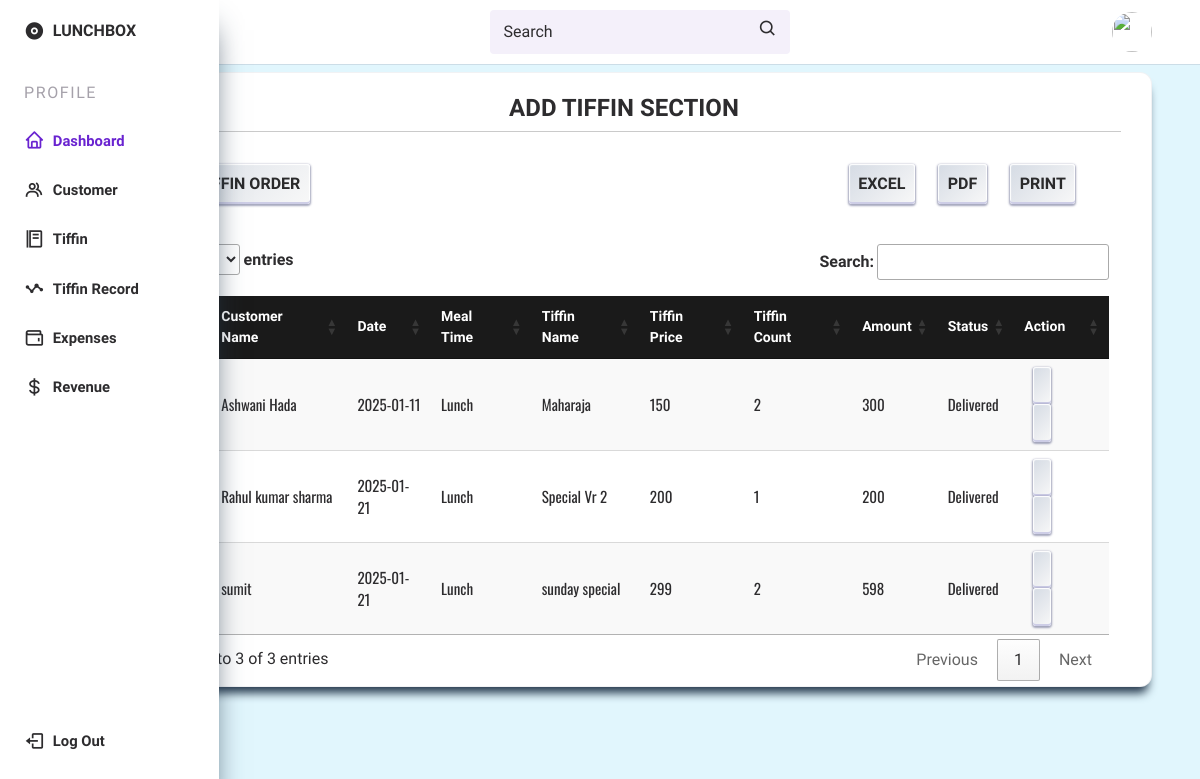
/add_tiffin_order.php, run on the app's committed database.
### tables this page shows
CREATE TABLE `tiffinorder` (
  `id` int(99) NOT NULL,
  `customer` varchar(255) NOT NULL,
  `date` date NOT NULL,
  `mealtime` varchar(255) NOT NULL,
  `tiffinname` varchar(255) NOT NULL,
  `tiffinprice` varchar(255) NOT NULL,
  `tiffincount` int(255) NOT NULL,
  `amount` int(99) NOT NULL,
  `status` varchar(255) NOT NULL
);

### add_tiffin_order.php (the view, shortened to what this page needs)
<?php
 include ('dbcon.php');
 include ('header.php')
 ?>
        <main>
            <section>
                <div class="content-card">
                    <div class="container-fluid container-text mt-3">
                      <div class="row">
                            <h1>ADD TIFFIN SECTION</h1><hr>
                            <div class="row mt-2">
                                <div class="col-lg-6 mt-2">
                                    <button class="button"  data-bs-toggle="modal" data-bs-target="#exampleModal"><img class="img-fluid pe-1" src="https://img.icons8.com/?size=24&id=84991&format=png" alt="">ADD TIFFIN order</button>
                                </div>
                                <div class="col-lg-6 mt-2 d-flex justify-content-end">
                                    <div class="custom-buttons">
                                        <button class="button"  id="btnExcel"><img style="height: 20px;" src="https://img.icons8.com/?size=48&id=117561&format=png" alt="">Excel</button>
                                        <button class="button" id="btnPDF"><img src="https://img.icons8.com/?size=80&id=d2H6kHCiPSIg&format=png" style="height: 20px;" alt="">PDF</button>
                                        <button class="button" id="btnPrint"><img src="https://img.icons8.com/?size=32&id=tJ0vYdxun5fl&format=png" style="height: 20px;" alt="">Print</button>
                                    </div>
                                </div>
                            </div>
                            <div class="table-responsive mt-2">
                                <table id="example" class="display pt-3" style="width:100%">
                                    <thead>
                                      <tr>
                                        <th>Sr no.</th>
                                        <th>Customer Name</th>
                                        <th>Date</th>
                                        <th>Meal Time</th>
                                        <th>Tiffin Name</th>
                                        <th>Tiffin Price</th>
                                        <th>Tiffin Count</th>
                                        <th>Amount</th>
                                        <th>Status</th>
                                        <th>Action</th>
                                      </tr>
                                    </thead>
                                    <tbody>
                                    <?php
                                            $query="select * from `tiffinorder`";
                                            $result=mysqli_query($connection, $query);
                                            $sno=0;
                                            if(!$result){
                                                die("Query failed due to" .mysqli_error($connection));
                                            }else{
                                                while($row=mysqli_fetch_assoc($result)){
                                                $sno=$sno + 1;
                                         ?>
                                            <tr>
                                                <td><?php echo $sno ?></td>
                                                <td><?php echo $row ['customer'] ?></td>
                                                <td><?php echo $row ['date'] ?></td>
                                                <td><?php echo $row ['mealtime'] ?></td>
                                                <td><?php echo $row ['tiffinname'] ?></td>
                                                <td><?php echo $row ['tiffinprice'] ?></td>
                                                <td><?php echo $row ['tiffincount'] ?></td>
                                                <td><?php echo $row ['amount'] ?></td>
                                                <td><?php echo $row ['status'] ?></td>
                                                <td>
                                                    <a href="" class="button" data-bs-toggle="modal" data-bs-target="#tiffinorderedit<?php echo $row['id'] ?>"></a>
                                                    <a href="#" onclick="confirmorderDelete(<?php echo $row['id']; ?>)" class="button"><img style="height: 20px;" src="https://cdn-icons-png.flaticon.com/128/6861/6861362.png" alt=""></a>
                                                </td>
                                            </tr>
                                        <?php
                                                }
                                            }
                                        ?>
                                    </tbody>
                                  </table>
                            </div>
                      </div>
                    </div>
                </div>
            </section>
        </main>
<?php include ('footer.php') ?>

### css/style.css (style rules this page uses)
:root { --header-height: 3.5rem; --nav-width: 219px; --first-color: #6923D0; --first-color-light: #F4F0FA; --title-color: #19181B; --text-color: #2d2c2e; --text-color-light: #A5A1AA; --body-color: #e1f6fd; --container-color: #FFFFFF; --body-font: 'Ysabeau SC'; --normal-font-size: .938rem; --small-font-size: .75rem; --smaller-font-size: .75rem; --font-medium: 700; --font-semi-bold: 600; --z-fixed: 100; }
@media screen and (min-width: 1024px) { :root { --normal-font-size: 1rem; --small-font-size: .925rem; --smaller-font-size: .813rem; } }
body { margin: var(--header-height) 0 0 0; padding: 1rem 1rem 0; font-family: var(--body-font); font-size: var(--normal-font-size); background-color: var(--body-color); color: var(--text-color); }
a { text-decoration: none; }
@media screen and (min-width: 768px) { body { padding: 1rem 3rem 0 6rem; } }
.content-card { box-shadow: rgb(38, 57, 77) 0px 10px 10px -4px; padding: 5px 30px; background-color:#ffffff !important; border-radius: 12px; border: 1px solid rgba(209, 213, 219, 0.3); }
.container-text h1 { font-weight: 600; font-size: 2.0vw; color: #2d2c2e; text-align: center; }
table th { font-size: 14px; }
table td { font-family: Oswald; font-size: 15px; }
thead { background-color: #1a1a1a; color: white; }
.button { --key-text-color: #2a2a2b; --docsearch-key-shadow: inset 0 -2px 0 0 #cdcde6, inset 0 0 1px 1px #fff, 0 1px 2px 1px rgba(30, 35, 90, 0.4); --docsearch-key-gradient: linear-gradient(-225deg, #d5dbe4, #f8f8f8); border: none; background: var(--docsearch-key-gradient); border-radius: 3px; box-shadow: var(--docsearch-key-shadow); color: var(--key-text-color); cursor: pointer; height: 2.5em; text-align: center; padding: 0.6em; margin: 0 0.6em; display: inline-block; text-transform: uppercase; font-weight: bold; font-size: 1em; min-width: 1em; line-height: 1em; user-select: none; }

### data on the page
tiffinorder: customer "Ashwani Hada", date "2025-01-11", mealtime "Lunch", tiffinname "Maharaja", tiffinprice "150", tiffincount "2", amount "300", status "Delivered"
tiffinorder: customer "Rahul kumar sharma", date "2025-01-21", mealtime "Lunch", tiffinname "Special Vr 2", tiffinprice "200", tiffincount "1", amount "200", status "Delivered"
tiffinorder: customer "sumit", date "2025-01-21", mealtime "Lunch", tiffinname "sunday special", tiffinprice "299", tiffincount "2", amount "598", status "Delivered"
